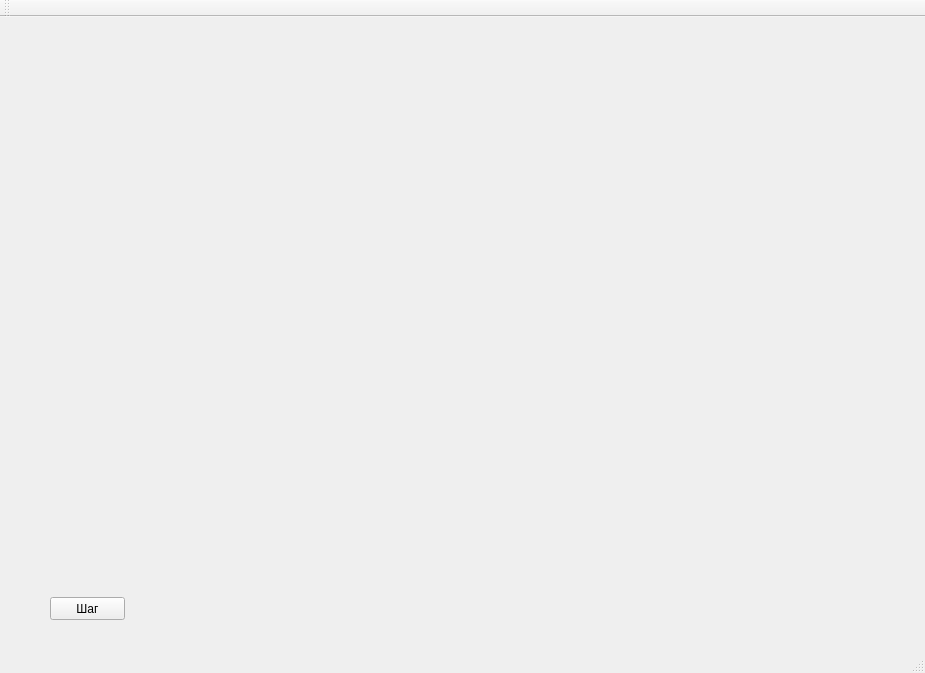
<?xml version="1.0" encoding="UTF-8"?>
<ui version="4.0">
 <class>MainWindow</class>
 <widget class="QMainWindow" name="MainWindow">
  <property name="geometry">
   <rect>
    <x>0</x>
    <y>0</y>
    <width>925</width>
    <height>673</height>
   </rect>
  </property>
  <property name="windowTitle">
   <string>MainWindow</string>
  </property>
  <widget class="QWidget" name="centralWidget">
   <widget class="QCustomPlot" name="customPlot" native="true">
    <property name="geometry">
     <rect>
      <x>30</x>
      <y>10</y>
      <width>861</width>
      <height>561</height>
     </rect>
    </property>
   </widget>
   <widget class="QPushButton" name="pushButton">
    <property name="geometry">
     <rect>
      <x>50</x>
      <y>580</y>
      <width>75</width>
      <height>23</height>
     </rect>
    </property>
    <property name="text">
     <string>Шаг</string>
    </property>
   </widget>
  </widget>
  <widget class="QMenuBar" name="menuBar">
   <property name="geometry">
    <rect>
     <x>0</x>
     <y>0</y>
     <width>925</width>
     <height>21</height>
    </rect>
   </property>
  </widget>
  <widget class="QToolBar" name="mainToolBar">
   <attribute name="toolBarArea">
    <enum>TopToolBarArea</enum>
   </attribute>
   <attribute name="toolBarBreak">
    <bool>false</bool>
   </attribute>
  </widget>
  <widget class="QStatusBar" name="statusBar"/>
 </widget>
 <layoutdefault spacing="6" margin="11"/>
 <customwidgets>
  <customwidget>
   <class>QCustomPlot</class>
   <extends>QWidget</extends>
   <header>qcustomplot.h</header>
   <container>1</container>
  </customwidget>
 </customwidgets>
 <resources/>
 <connections/>
</ui>
